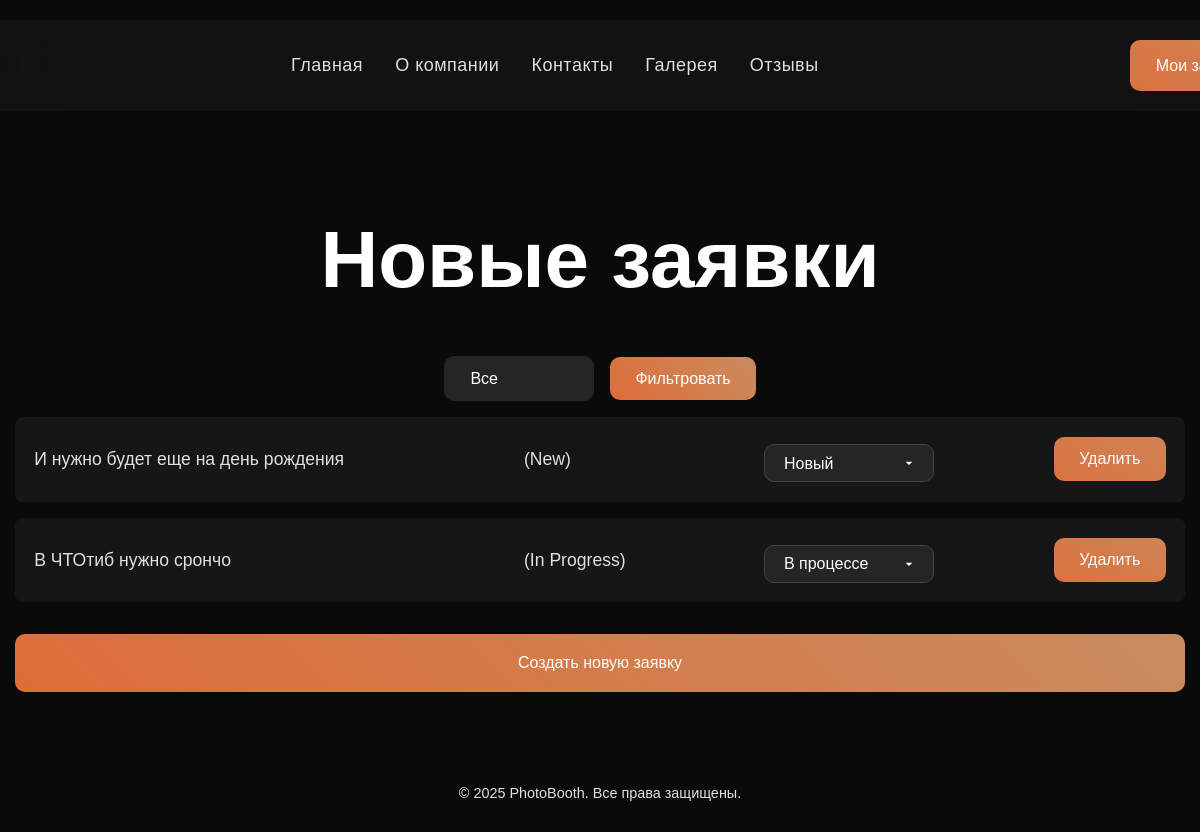
The page /requests/ (signed in) on the database as committed earlier.
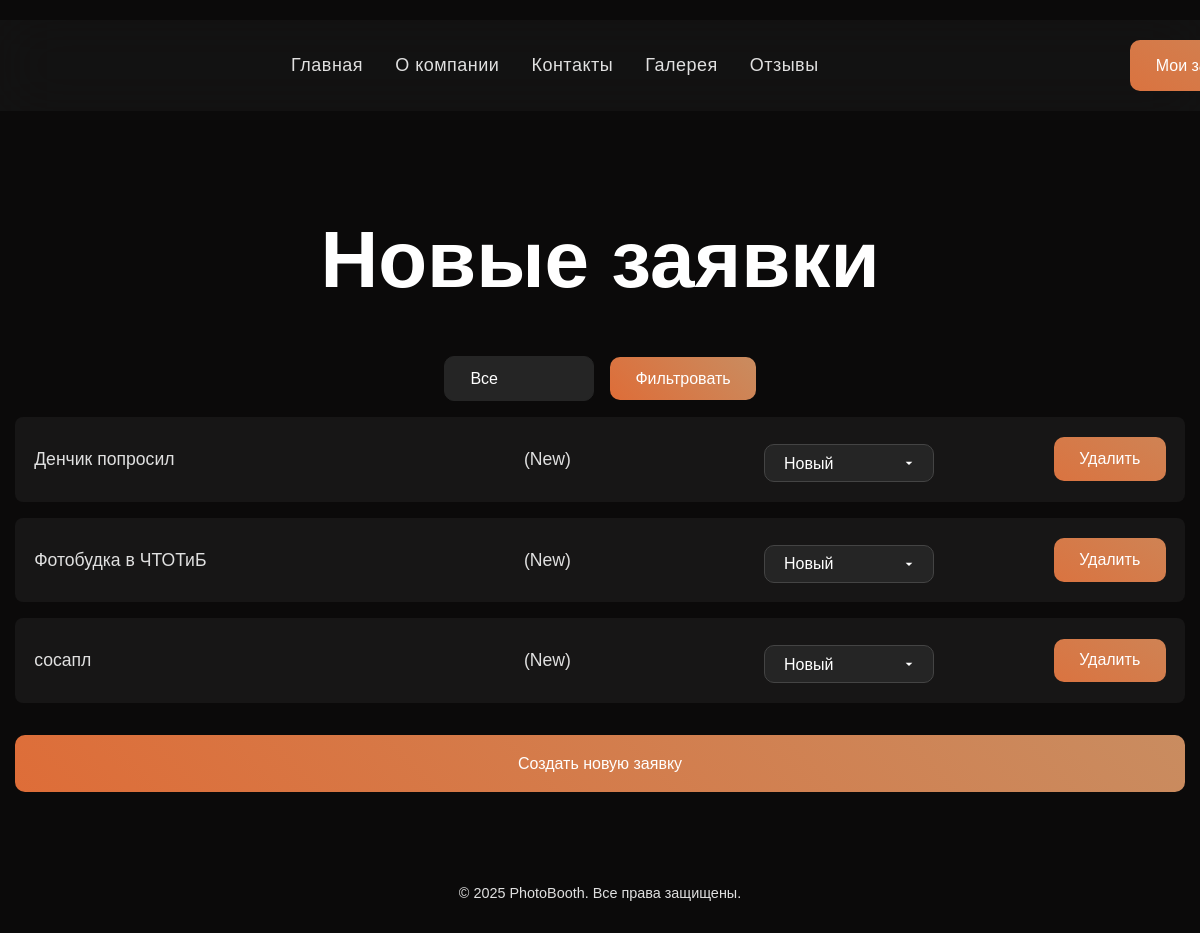
The same page on the database as committed later.
### photobooth/models.py (models this page shows, shortened)
class Request(models.Model):
    client = models.ForeignKey(Client, on_delete=models.CASCADE)
    description = models.TextField()
    pricing_package = models.ForeignKey(PricingPackage, on_delete=models.SET_NULL, null=True, blank=False)
    contact_info = models.CharField(max_length=255, verbose_name="Контактные данные", blank=True)
    event_date = models.DateField(verbose_name="Дата мероприятия", null=True, blank=True)
    guest_count = models.PositiveIntegerField(verbose_name="Количество гостей", null=True, blank=True)
    created_at = models.DateTimeField(auto_now_add=True)
    status = models.CharField(
        max_length=20,
        choices=[
            ('new', 'New'),
            ('in_progress', 'In Progress'),
            ('completed', 'Completed'),
        ],
        default='new',
    )

### photobooth/views.py (the view)
# urls.py: path('requests/', views.RequestListView.as_view(), name='request_list'),
@method_decorator(login_required, name='dispatch')
class RequestListView(ListView):
    model = Request
    template_name = 'photobooth/request_list.html'
    def get_queryset(self):
        queryset = Request.objects.all()
        if not self.request.user.is_superuser:
            queryset = queryset.filter(client__user=self.request.user)
        status = self.request.GET.get('status')
        if status:
            queryset = queryset.filter(status=status)
        return queryset

### photobooth/templates/photobooth/request_list.html (shortened to what this page needs)
{% extends 'photobooth/base.html' %}
{% block content %}
<section class="request-list-section">
    <h1>{% if user.is_superuser %}Новые заявки{% else %}Мои заявки{% endif %}</h1>
    {% if user.is_superuser %}
        <form method="get" class="filter-form">
            <select name="status">
                <option value="">Все</option>
            </select>
            <button type="submit">Фильтровать</button>
        </form>
    {% endif %}
    <ul class="request-item-list">
        {% for request in object_list %}
            <li class="request-item">
                <a href="{% url 'request_detail' request.id %}">{{ request.description }}</a>
                <span class="request-status-text">({{ request.get_status_display }})</span>
                {% if user.is_superuser %}
                    <form method="post" action="{% url 'change_status' request.id %}" class="status-form">
                        <select name="status" class="status-select" onchange="this.form.submit()">
                            <option value="new" {% if request.status == 'new' %}selected{% endif %}>Новый</option>
                            <option value="in_progress" {% if request.status == 'in_progress' %}selected{% endif %}>В процессе</option>
                        </select>
                    </form>
                    <form method="post" action="{% url 'delete_request' request.id %}" style="display:inline;">
                        <button type="submit" class="btn btn-danger">Удалить</button>
                    </form>
                {% endif %}
            </li>
        {% endfor %}
    </ul>
    <a href="{% url 'request_create' %}" class="new-request-btn">Создать новую заявку</a>
</section>
{% endblock %}

Rows that differ between the two databases and show on the page:
removed Request: description "И нужно будет еще на день рождения", status "New", status "Новый"
removed Request: description "В ЧТОтиб нужно срончо", status "In Progress", status "В процессе"
added Request: description "Денчик попросил", status "New", status "Новый"
added Request: description "Фотобудка в ЧТОТиБ", status "New", status "Новый"
added Request: description "сосапл", status "New", status "Новый"
